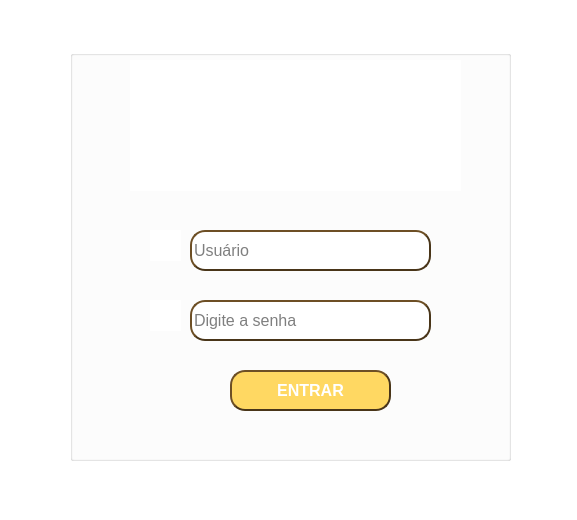
<?xml version="1.0" encoding="UTF-8"?>
<ui version="4.0">
 <class>MainWindow</class>
 <widget class="QMainWindow" name="MainWindow">
  <property name="geometry">
   <rect>
    <x>0</x>
    <y>0</y>
    <width>577</width>
    <height>520</height>
   </rect>
  </property>
  <property name="maximumSize">
   <size>
    <width>577</width>
    <height>520</height>
   </size>
  </property>
  <property name="font">
   <font>
    <pointsize>14</pointsize>
   </font>
  </property>
  <property name="windowTitle">
   <string>LOGIN</string>
  </property>
  <property name="styleSheet">
   <string notr="true">background-color: rgb(255, 255, 255);</string>
  </property>
  <widget class="QWidget" name="centralwidget">
   <widget class="QGroupBox" name="groupBox">
    <property name="geometry">
     <rect>
      <x>70</x>
      <y>50</y>
      <width>441</width>
      <height>411</height>
     </rect>
    </property>
    <property name="font">
     <font>
      <pointsize>14</pointsize>
     </font>
    </property>
    <property name="styleSheet">
     <string notr="true">background-color: rgb(255, 255, 255);
border-color: rgb(73,53,25);</string>
    </property>
    <property name="title">
     <string/>
    </property>
    <widget class="QPushButton" name="btnEntrar">
     <property name="geometry">
      <rect>
       <x>160</x>
       <y>320</y>
       <width>161</width>
       <height>41</height>
      </rect>
     </property>
     <property name="font">
      <font>
       <pointsize>12</pointsize>
       <weight>75</weight>
       <bold>true</bold>
      </font>
     </property>
     <property name="styleSheet">
      <string notr="true">color: rgb(255, 255, 255);
background-color: rgb(255, 216, 98);
border-style: outset;
border-width: 2px;
border-radius: 15px; 
border-color: rgb(73,53,25);</string>
     </property>
     <property name="text">
      <string>ENTRAR</string>
     </property>
    </widget>
    <widget class="QLineEdit" name="lineSenha">
     <property name="geometry">
      <rect>
       <x>120</x>
       <y>250</y>
       <width>241</width>
       <height>41</height>
      </rect>
     </property>
     <property name="font">
      <font>
       <pointsize>12</pointsize>
      </font>
     </property>
     <property name="styleSheet">
      <string notr="true">background-color: rgb(255,255,255); 
border-radius: 15px;
border-style: outset;
border-width: 2px;
border-color: rgb(73,53,25);</string>
     </property>
     <property name="text">
      <string/>
     </property>
     <property name="maxLength">
      <number>12</number>
     </property>
     <property name="echoMode">
      <enum>QLineEdit::Password</enum>
     </property>
     <property name="placeholderText">
      <string>Digite a senha</string>
     </property>
    </widget>
    <widget class="QLabel" name="label_3">
     <property name="geometry">
      <rect>
       <x>80</x>
       <y>250</y>
       <width>31</width>
       <height>31</height>
      </rect>
     </property>
     <property name="text">
      <string/>
     </property>
     <property name="pixmap">
      <pixmap>img/login_cadeado.png</pixmap>
     </property>
    </widget>
    <widget class="QLineEdit" name="lineUsuario">
     <property name="geometry">
      <rect>
       <x>120</x>
       <y>180</y>
       <width>241</width>
       <height>41</height>
      </rect>
     </property>
     <property name="font">
      <font>
       <pointsize>12</pointsize>
      </font>
     </property>
     <property name="styleSheet">
      <string notr="true">background-color: rgb(255,255,255); 
border-radius: 15px;
border-style: outset;
border-width: 2px;
border-color: rgb(73,53,25);</string>
     </property>
     <property name="text">
      <string/>
     </property>
     <property name="placeholderText">
      <string>Usuário</string>
     </property>
    </widget>
    <widget class="QLabel" name="label_2">
     <property name="geometry">
      <rect>
       <x>80</x>
       <y>180</y>
       <width>31</width>
       <height>31</height>
      </rect>
     </property>
     <property name="text">
      <string/>
     </property>
     <property name="pixmap">
      <pixmap>img/login.png</pixmap>
     </property>
    </widget>
    <widget class="QLabel" name="label">
     <property name="geometry">
      <rect>
       <x>60</x>
       <y>10</y>
       <width>331</width>
       <height>131</height>
      </rect>
     </property>
     <property name="text">
      <string/>
     </property>
     <property name="pixmap">
      <pixmap>img/images.png</pixmap>
     </property>
    </widget>
   </widget>
  </widget>
 </widget>
 <tabstops>
  <tabstop>lineUsuario</tabstop>
  <tabstop>lineSenha</tabstop>
  <tabstop>btnEntrar</tabstop>
 </tabstops>
 <resources/>
 <connections/>
</ui>
